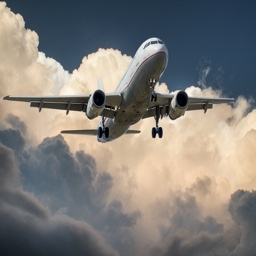
#> input picture Tutorials/Tutorial - Chris Albon/Preprocessing Images/images/plane_256x256.jpg, 256 x 256 px
$ jupyter execute '10-26-17 Isolate Colors.ipynb'
#> lines starting #> are read from the running program, lines starting #| are printed output that depends on the picture; after the words box and inside, x2 and y2 are one past the last pixel; in counts of white or black regions, pixels touching at a corner belong together
# Isolate Colors
Source: https://chrisalbon.com/machine-learning/isolate_colors.html
### Preliminaries

[cell 1]
# Load image
import cv2
import numpy as np
from matplotlib import pyplot as plt

### Load Image

[cell 2]
# Load Image
image_bgr = cv2.imread('images/plane_256x256.jpg')
#> image_bgr is the input picture: shape (256, 256, 3); mean B, G, R 120.7, 124.4, 127.3

### Convert to HSV Color Format

[cell 3]
# Convert BGR to HSV
image_hsv = cv2.cvtColor(image_bgr, cv2.COLOR_BGR2HSV)
#> image_hsv: shape (256, 256, 3); mean H, S, V 61.5, 62.3, 139.6

### Create Mask

[cell 4]
# Define range of blue values in HSV
lower_blue = np.array([50,100,50])
upper_blue = np.array([130,255,255])

# Create mask
mask = cv2.inRange(image_hsv, lower_blue, upper_blue)
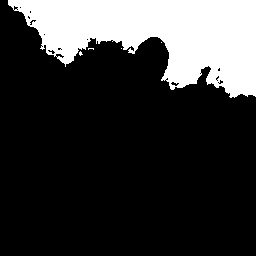
#> mask: shape (256, 256); 21.8% white; 5 white regions (4 under 20 px), largest, box (x1, y1, x2, y2) and area: (8, 0, 256, 98) 14295

### Apply Mask

[cell 5]
# Mask image
image_bgr_masked = cv2.bitwise_and(image_bgr, image_bgr, mask=mask)
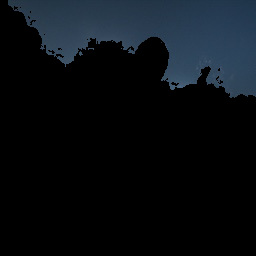
#> image_bgr_masked: shape (256, 256, 3); mean B, G, R 18.5, 14, 9.6

### Convert to RGB Format

[cell 6]
# Convert BGR to RGB
image_rgb = cv2.cvtColor(image_bgr_masked, cv2.COLOR_BGR2RGB)
